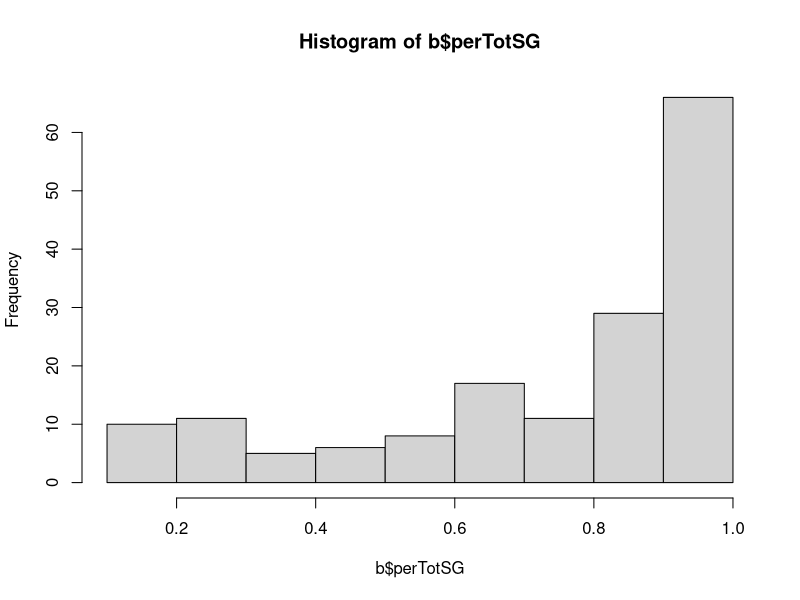

The R script that drew this image:
#testing github
a=read.csv("BBSG_2009-2010_habitat_and_trawl-tow_data.csv")
colnames(a)
#removing unecessary collumns
b=a[,-c(7:8,14:25,34)]
colnames(b)
#finding distribution of data
hist(b$perTotSG)
#exponential distribution 
#removing rows with NAs from cover data
c=b[-c(40,55,60,68,77,149,162),]
#finding quantiles for total SG cover 
quantile(c$perTotSG)
#finding quantiles for species cover
quantile(c$perTha)
quantile(c$perSyr)
quantile(c$perOSG)
#From most common to rare: Tha, Syr, OSG
#adding leading 0's to date values 
date=as.Date(c$Date,format="%m/%d/%Y") 
date
write.csv(x=c, file="processed_SG_data1.csv", row.names = F)
